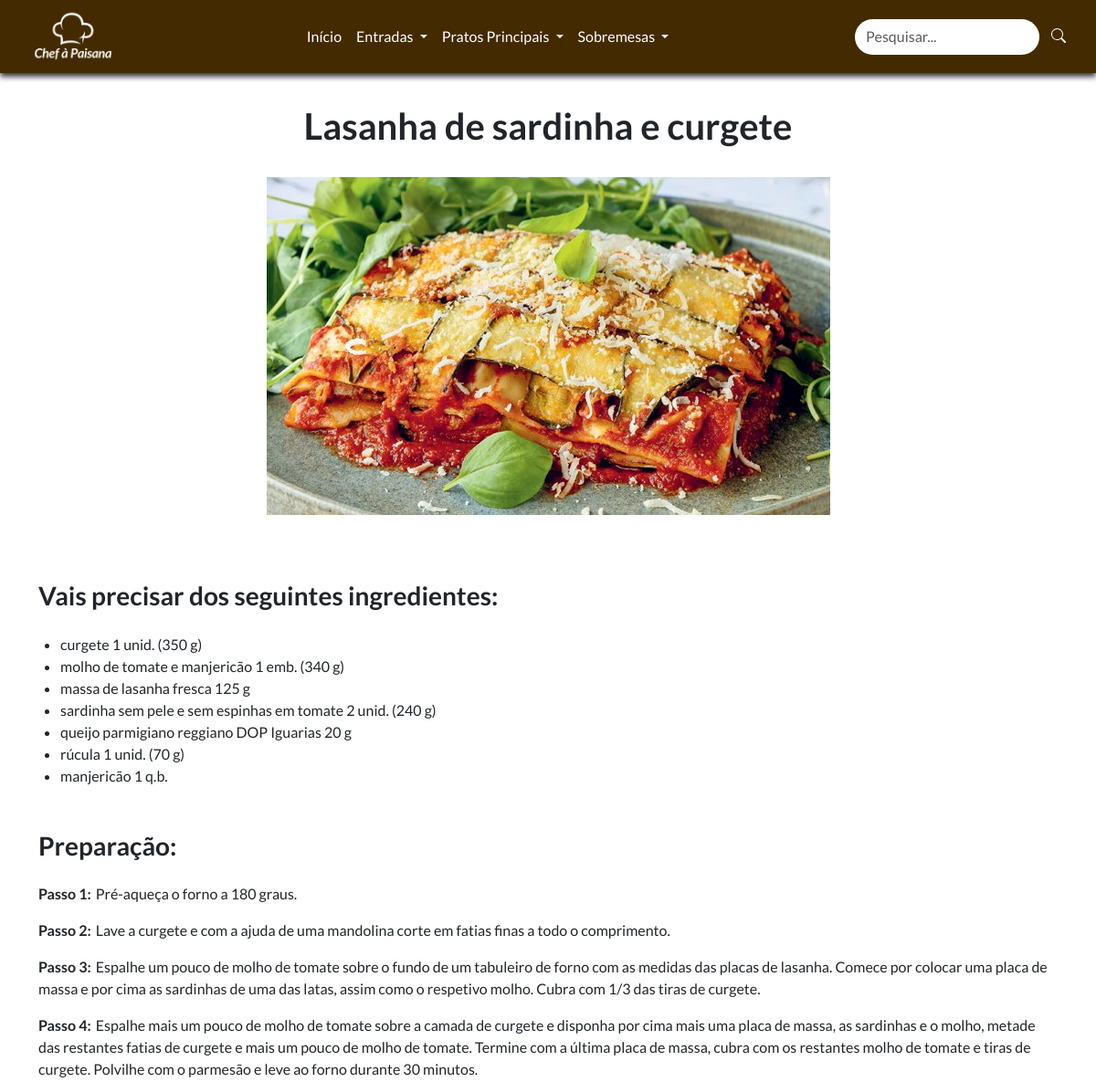
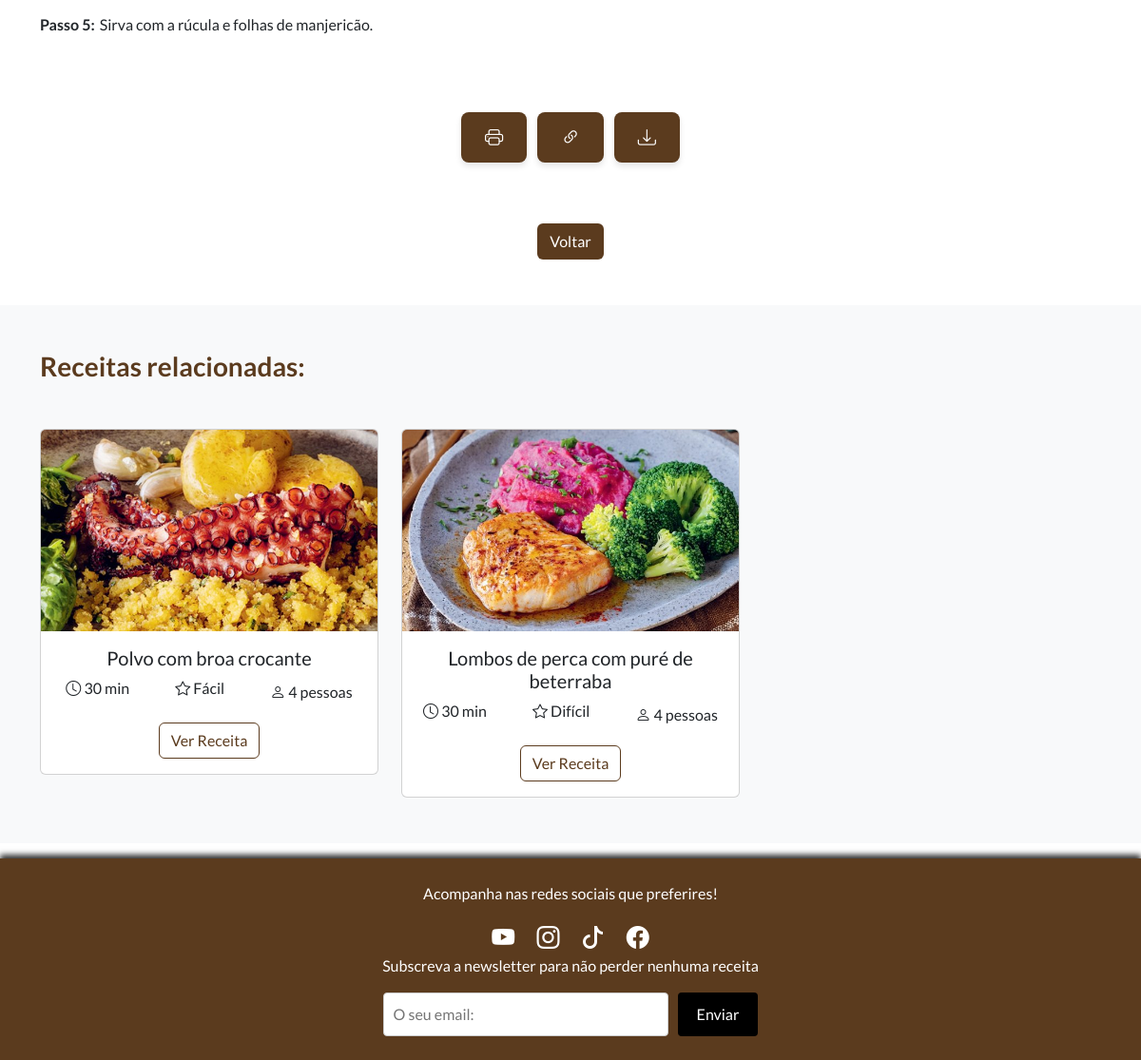
Screenshot of /receita.php?id=7 with the database file from the repository (2 pictures, top to bottom).
### tables this page shows
CREATE TABLE IF NOT EXISTS `receitas` (
  `id` int(11) unsigned NOT NULL AUTO_INCREMENT,
  `imagem` varchar(128) DEFAULT NULL,
  `titulo` varchar(50) DEFAULT NULL,
  `ingredientes` text DEFAULT NULL,
  `temp_prep` int(11) DEFAULT NULL,
  `preparacao` longtext DEFAULT NULL,
  `dificuldade` varchar(50) DEFAULT NULL,
  `n_pessoas` int(11) DEFAULT NULL,
  `tipo_receita` varchar(50) DEFAULT NULL,
  PRIMARY KEY (`id`)
);

### receita.php (the view, shortened to what this page needs)
<?php
$user ='projeto';
$pass = 'web';
$database = 'projetoweb';
try{
  $dbh = new PDO('mysql:host=localhost:3307;charset=utf8;dbname='.$database, $user, $pass);
}catch(PDOException $e){
  echo $e;
}
$id = isset($_GET['id']) ? intval($_GET['id']) : 0;
$sql = 'SELECT * FROM receitas WHERE id = :id';
$stmt = $dbh->prepare($sql);
$stmt->execute([':id' => $id]);
$receita = $stmt->fetch(PDO::FETCH_ASSOC);
$tipoReceitaAtual = $receita['tipo_receita'];
$sqlRelacionadas = 'SELECT * FROM receitas WHERE tipo_receita = :tipo_receita AND id != :id LIMIT 3';
$stmtRelacionadas = $dbh->prepare($sqlRelacionadas);
$stmtRelacionadas->execute([':tipo_receita' => $tipoReceitaAtual, ':id' => $receita['id']]);
$receitasRelacionadas = $stmtRelacionadas->fetchAll(PDO::FETCH_ASSOC);
?>
<!DOCTYPE html>
<html lang="pt">
<head>
    <?php require ('includes/linkscss.php') ?>
</head>
<body>
<?php require ('includes/header.php') ?>
<div id="parteImprimir" class="container mt-4 mb-5">
    <div class="text-center">
        <h1 class="fw-bold" style="margin-top: 90px"><?php echo $receita['titulo']; ?></h1>
        <img src="imgs/<?php echo $receita['imagem']; ?>" alt="<?php echo $receita['titulo']; ?>" class="img-fluid my-4">
        <h3 style="text-align: left" class="fw-bold mt-5 mb-4">Vais precisar dos seguintes ingredientes:</h3>
        <ul class="list-group ms-4">
            <?php
            $ingredientes = explode(',', $receita['ingredientes']);
            foreach ($ingredientes as $ingrediente): ?>
                <li style="text-align: left"><?php echo trim($ingrediente); ?></li>
            <?php endforeach; ?>
        </ul>
        <h3 style="text-align: left" class="fw-bold mt-5 mb-4">Preparação:</h3>
        <div>
            <?php
            $preparacao = explode(';', $receita['preparacao']);
            foreach ($preparacao as $preparacao):
                preg_match('/(Passo \d+:)(.*)/', $preparacao, $matches);
                ?>
                <p style="text-align: left">
                    <strong><?php echo htmlspecialchars($matches[1]); ?></strong><span style="margin-left: 5px;"></span><?php echo htmlspecialchars(trim($matches[2])); ?>
                </p>
            <?php endforeach; ?>
        </div>
    </div>
</div>
          <div class="text-center mt-3 mb-5">
            <div class="tooltip-container">
                <button class="btn-print me-2" onclick="window.print()">
                    <i class="bi bi-printer"></i>
                </button>
            </div>
            <div class="tooltip-container">
                <button class="btn-copy me-2" onclick="copiarLink()">
                    <i class="bi bi-link-45deg"></i>
                </button>
            </div>
            <div class="tooltip-container">
                <button class="btn-download" onclick="downloadReceita()">
                    <i class="bi bi-download"></i>
                </button>
            </div>
        </div>
        <div class="text-center mt-3 mb-5">
            <button onclick="history.back()" class="btn" style="color: white; background-color: #5b3b1e;">Voltar</button>
        </div>
        <section class="bg-light py-5">
            <div class="container">
                <h3 class="text-start fw-bold mb-5" style="color: #5b3b1e;">Receitas relacionadas:</h3>
                <div class="row g-4">
                    <?php if (!empty($receitasRelacionadas)): ?>
                    <?php foreach ($receitasRelacionadas as $receitaRelacionada): ?>
                    <div class="col-md-4">
                        <div class="card">
                            <img src="imgs/<?php echo $receitaRelacionada['imagem']; ?>" class="card-img-top" alt="<?php echo $receitaRelacionada['titulo']; ?>">
                            <div class="card-body text-center">
                                <h5 class="card-title"><?php echo $receitaRelacionada['titulo']; ?></h5>
                                <div class="d-flex justify-content-center align-items-center mb-3">
                                    <div class="me-5 mb-2"><i class="bi bi-clock"></i> <?php echo $receitaRelacionada['temp_prep']; ?> min</div>
                                    <div class="me-5 mb-2"><i class="bi bi-star"></i> <?php echo $receitaRelacionada['dificuldade']; ?></div>
                                    <div><i class="bi bi-person"></i> <?php echo $receitaRelacionada['n_pessoas']; ?> pessoas</div>
                                </div>
                                <a href="receita.php?id=<?php echo $receitaRelacionada['id']; ?>" class="btn"
                                    style="border: 1px solid #5b3b1e; color: #5b3b1e; background-color: transparent;"
                                    onmouseover="this.style.backgroundColor='#5b3b1e'; this.style.color='white';"
                                    onmouseout="this.style.backgroundColor='transparent'; this.style.color='#5b3b1e';">
                                    Ver Receita
                                </a>
                            </div>
                        </div>
                    </div>
                    <?php endforeach; ?>
                    <?php else: ?>
                    <h4>Nenhuma receita relacionada encontrada.</h4>
                    <?php endif; ?>
                </div>
            </div>
        </section>
<?php require ('includes/footer.php') ?>
</body>
</html>

### css/style.css (style rules this page uses)
* { margin: 0; padding: 0; text-decoration: none; scroll-behavior: smooth; font-family: 'Lato', sans-serif; }
.btn-print, .btn-copy, .btn-download { background-color: #5b3b1e; color: white; padding: 12px 25px; font-size: 1.2rem; border: none; border-radius: 8px; cursor: pointer; text-transform: uppercase; transition: all 0.3s ease; box-shadow: 0 4px 6px rgba(0, 0, 0, 0.1); }
.tooltip-container { position: relative; display: inline-block; }

### includes/footer.php (style rules this page uses)
html, body { height: 100%; margin: 0; display: flex; flex-direction: column; }
.container { flex: 1; }

### rows the page displays
receitas: titulo "Lasanha de sardinha e curgete", imagem (picture), ingredientes "curgete 1 unid. (350 g)", ingredientes "molho de tomate e manjericão 1 emb. (340 g)", ingredientes "massa de lasanha fresca 125 g", ingredientes "sardinha sem pele e sem espinhas em tomate 2 unid. (240 g)", ingredientes "queijo parmigiano reggiano DOP Iguarias 20 g", ingredientes "rúcula 1 unid. (70 g)", ingredientes "manjericão 1 q.b."
receitas: imagem (picture), titulo "Polvo com broa crocante", temp_prep "30", dificuldade "Fácil", n_pessoas "4"
receitas: imagem (picture), titulo "Lombos de perca com puré de beterraba", temp_prep "30", dificuldade "Difícil", n_pessoas "4"

### other values shown
$matches[1] "Passo 1:"
$matches[2] "Pré-aqueça o forno a 180 graus."
$matches[1] "Passo 2:"
$matches[2] "Lave a curgete e com a ajuda de uma mandolina corte em fatias finas a todo o comprimento."
$matches[1] "Passo 3:"
$matches[1] "Passo 4:"
$matches[1] "Passo 5:"
$matches[2] "Sirva com a rúcula e folhas de manjericão."
